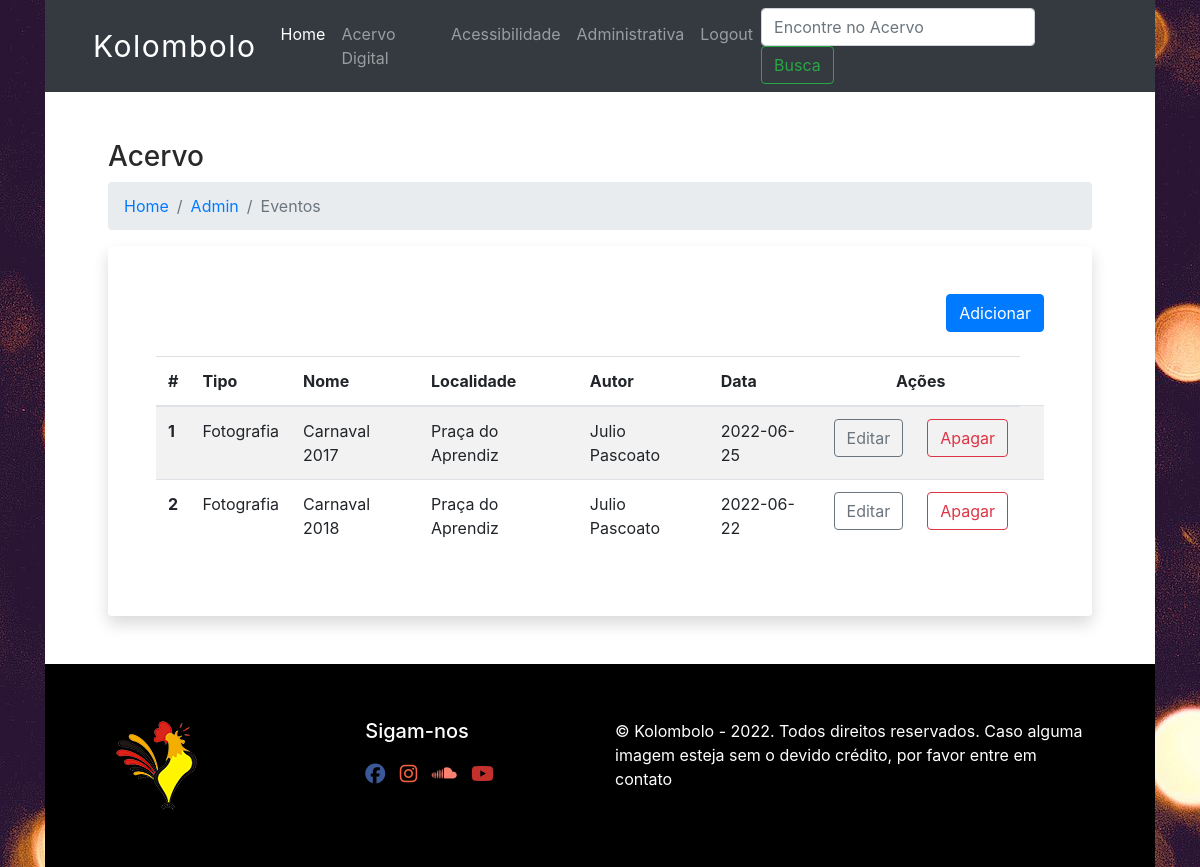
Page /acervo-admin (signed in) on the earlier database version.
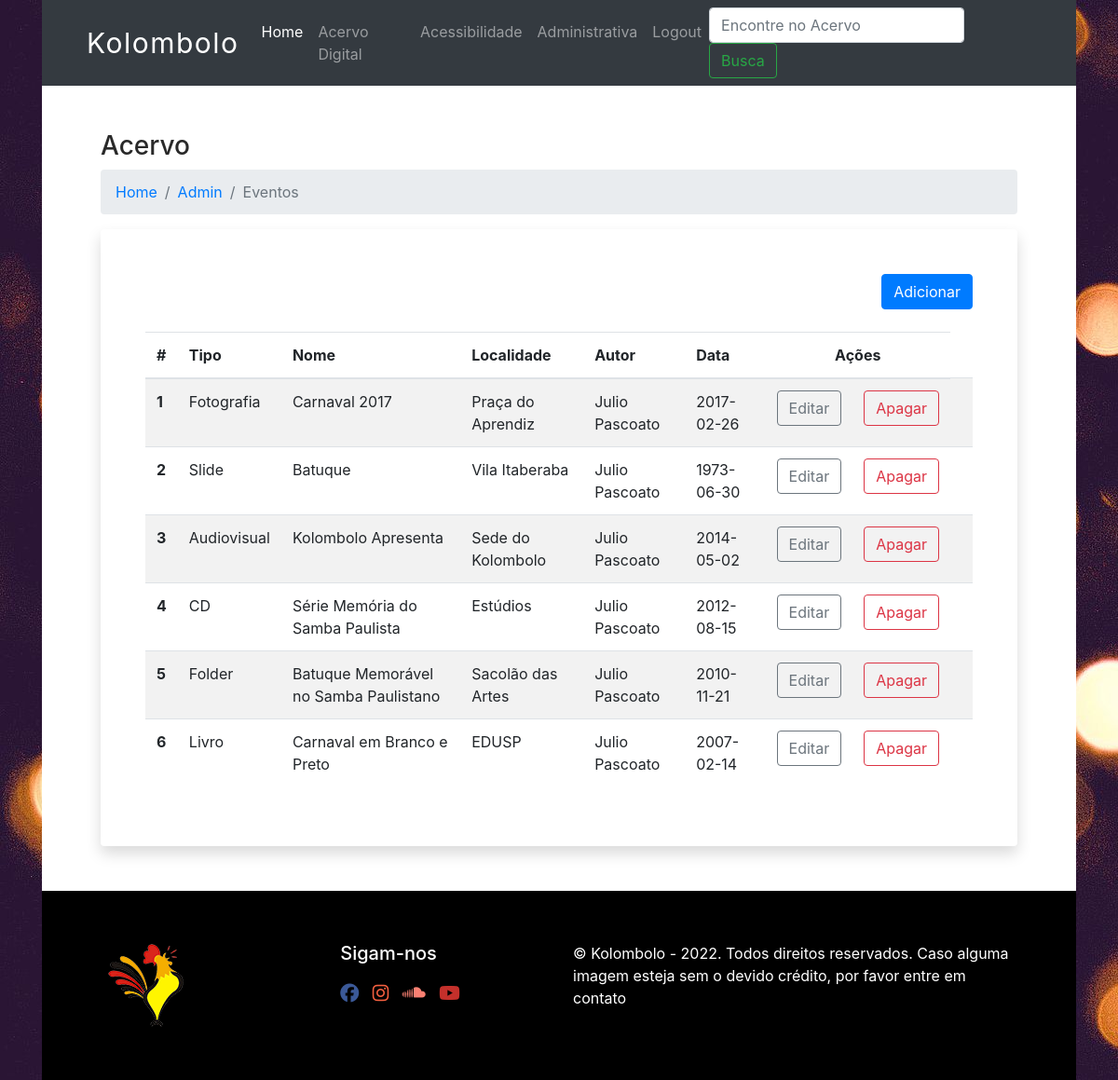
Same page on the later database version.
### database.py (models this page shows, shortened)
class Acervo(Base):
    __tablename__='acervo'
    id=Column(Integer(), primary_key=True, autoincrement=True)
    name=Column(String(80), nullable=False)
    localidade=Column(String(80), nullable=False)
    cidade=Column(String(80), nullable=False)
    estado=Column(String(80), nullable=False)
    data_created=Column(String(40), nullable=False)
    origem=Column(String(80), nullable=False)
    autor_id = Column(Integer, ForeignKey('autor.id'))
    tipo_id = Column(Integer, ForeignKey("tipo.id"))
    tipo = relationship("Midia", backref=backref("tipo", uselist=False))
    suporte_id = Column(Integer, ForeignKey("suporte.id"))
    suporte = relationship("Suporte", backref=backref("suporte", uselist=False))
    protagonistas = relationship('Protagonista', secondary=acervo_protagonista, backref='acervos'  )

class Midia(Base):
    __tablename__='tipo'
    id=Column(Integer(), primary_key=True, autoincrement=True)
    name=Column(String(80), nullable=False, unique=True)

class User(UserMixin, Base):
    __tablename__='autor'
    id=Column(Integer(), primary_key=True, autoincrement=True)
    fullname=Column(String(80), nullable=False, unique=True)
    password=Column(String(25), nullable=False, unique=True)
    email=Column(String(80), unique=True, nullable=False)
    date_created=Column(DateTime(), default=datetime.utcnow)
    acervo_posts = relationship("Acervo", backref='autor')

### app.py (the view)
@app.route('/acervo-admin')
@login_required
def acervo_admin():
    eventos = local_session.query(Acervo).all()
    return render_template("acervo_admin.html", current_user=current_user, eventos=eventos)

### app.py (called while the page is built)
@login_manager.user_loader
def load_user(user_id):
    return local_session.query(User).get(int(user_id))

### templates/acervo_admin.html (shortened to what this page needs)
{% extends "base.html" %}
{% block content %}
<div class="container px-5">
    <h3>Acervo</h3>
    <nav aria-label="breadcrumb">
      <ol class="breadcrumb">
        <li class="breadcrumb-item"><a href="/">Home</a></li>
        <li class="breadcrumb-item"><a href="/admin">Admin</a></li>
        <li class="breadcrumb-item active" aria-current="page">Eventos</li>
      </ol>
    </nav>
    <div class="container p-5 shadow bg-white rounded">
      <a class="btn btn-primary float-right mb-4" href="{{url_for('acervo')}}">Adicionar</a>
        <table class="table table-striped">
            <thead>
              <tr>
                <th scope="col">#</th>
                <th scope="col">Tipo</th>
                <th scope="col">Nome</th>
                <th scope="col">Localidade</th>
                <th scope="col">Autor</th>
                <th scope="col">Data</th>
                <th  class="text-center" colspan="2" scope="col">Ações</th>
              </tr>
            </thead>
            <tbody>
                {% for evento in eventos %}
                    <tr class="text-left">
                        <th scope="row">{{ evento.id }}</th>
                        <td>{{ evento.tipo.name }}</td>
                        <td>{{ evento.name}}</td>
                        <td>{{ evento.localidade }}</td>
                        <td>{{ evento.autor.fullname }}</td>
                        <td>{{ evento.data_created }}</td>
                        <td class="text-center"><a class="btn btn-outline-secondary" href="{{url_for('edit_acervo', acervo_id=evento.id)}}">Editar</a></td>
                        <td class="text-center"><a class="btn btn-outline-danger" href="{{url_for('delete_acervo', acervo_id=evento.id) }}">Apagar</a></td>
                        <td class=""></td>
                    </tr>
                {% endfor %}
            </tbody>
          </table>
    </div>
  </div>
{% endblock %}

### templates/base.html (shortened to what this page needs)
<!DOCTYPE html>
<html lang="pt">
  <head>
    <link rel="stylesheet" href="https://cdn.jsdelivr.net/npm/bootstrap@4.6.1/dist/css/bootstrap.min.css">
    <link rel="stylesheet" href="../static/css/styles.css" />
  </head>
  <body>
    <div class="container">
      <nav class="navbar navbar-expand-lg navbar-dark bg-dark px-5">
        <a class="navbar-brand" accesskey="1" href="/">Kolombolo</a>
        <div class="collapse navbar-collapse" id="navbarSupportedContent">
          <ul class="navbar-nav mx-auto">
            <li class="nav-item active">
              <a class="nav-link" href="/">Home <span class="sr-only">(current)</span></a>
            </li>
            <li class="nav-item">
              <a class="nav-link" href="/search">Acervo Digital</a>
            </li>
            <li class="nav-item">
              <a class="nav-link" accesskey="9" href="/acessibilidade">Acessibilidade</a>
            </li>
              {% if current_user.is_authenticated %}
              <li class="nav-item">
                <a class="nav-link" href="/admin">Administrativa</a>
              </li>
              {% endif %}
            <li class="nav-item">
              {% if current_user.is_authenticated %}
                <a class="nav-link" href="/logout">Logout</a>
              {% else %}
              <a class="nav-link" href="/login">Login</a>
              {% endif %}
            </li>
          </ul>
          <form class="form-inline my-2 my-lg-0">
            <input
              class="form-control mr-sm-2"
              type="search"
              placeholder="Encontre no Acervo"
              aria-label="Busca"
              accesskey="2"
            />
            <button class="btn btn-outline-success my-2 my-sm-0" type="submit">
              Busca
            </button>
          </form>
        </div>
      </nav>
      <div class="container bg-white py-5">
        {% block content %}{% endblock %}
      </div>
      <footer id="footer">
        <div class="container">
          <div class="row">
            <div class="col-md-3">
              <a href="#"
                ><img
                  src="{{url_for('static', filename='assets/image/logo_footer.png')}}"
                  alt="logo - Kolombolo"
              /></a>
            </div>
            <div class="col-md-3">
              <h5>Sigam-nos</h5>
              <ul>
                <li class="social-facebook">
                  <a
                    href="https://pt-br.facebook.com/kolombolosp"
                    target="_blank"
                    ><i class="fab fa-facebook fa-lg"></i
                  ></a>
                </li>
                <li class="social-instagram">
                  <a
                    href="https://www.instagram.com/kolombolosp/"
                    target="_blank"
                    ><i class="fab fa-instagram fa-lg"></i
                  ></a>
                </li>
                <li class="social-soundcloud">
                  <a
                    href="https://soundcloud.com/kolombolo-di-piratininga"
                    target="_blank"
                    ><i class="fab fa-soundcloud fa-lg"></i
                  ></a>
                </li>
                <li class="social-youtube">
                  <a href="http://www.youtube.com/kolombolosp" target="_blank"
                    ><i class="fab fa-youtube fa-lg"></i
                  ></a>
                </li>
              </ul>
            </div>
            <div class="col-md-6">
              © Kolombolo - 2022. Todos direitos reservados. Caso alguma imagem
              esteja sem o devido crédito, por favor entre em contato
            </div>
          </div>
        </div>
      </footer>
    </div>
  </body>
</html>

### static/css/styles.css (style rules this page uses)
body { background-image: url("../assets/image/fundo_01.jpg"); color:#292929; }
.navbar-brand { font-size: 30px; color: white; letter-spacing: 1.5px; }
#footer { background-color: black; padding: 5%; color: white; }
#footer ul { list-style-type: none; padding: 10px 0; }
#footer li { display: inline; padding: 0 10px 0 0; }
.fa-instagram { color: #F56040; }
.fa-soundcloud { color: salmon; }
.fa-facebook { color: #3B5998; }
.fa-youtube { color: #C4302B; }

Differences in the rows shown:
changed Acervo "Carnaval 2017": data_created "2022-06-25" → "2017-02-26"
changed Acervo id 2: tipo.name "Fotografia" → "Slide"; name "Carnaval 2018" → "Batuque"; localidade "Praça do Aprendiz" → "Vila Itaberaba"; data_created "2022-06-22" → "1973-06-30"
added Acervo: id "3", tipo.name "Audiovisual", name "Kolombolo Apresenta", localidade "Sede do Kolombolo", autor.fullname "Julio Pascoato", data_created "2014-05-02"
added Acervo: id "4", tipo.name "CD", name "Série Memória do Samba Paulista", localidade "Estúdios", autor.fullname "Julio Pascoato", data_created "2012-08-15"
added Acervo: id "5", tipo.name "Folder", name "Batuque Memorável no Samba Paulistano", localidade "Sacolão das Artes", autor.fullname "Julio Pascoato", data_created "2010-11-21"
added Acervo: id "6", tipo.name "Livro", name "Carnaval em Branco e Preto", localidade "EDUSP", autor.fullname "Julio Pascoato", data_created "2007-02-14"
